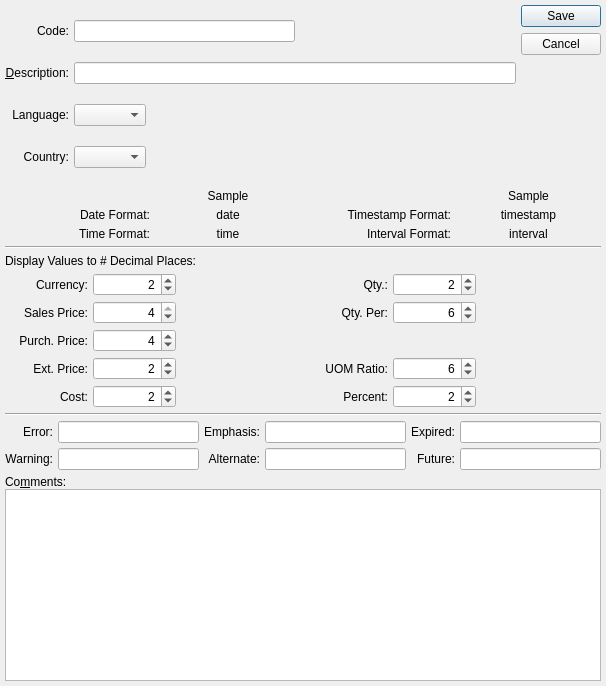
<?xml version="1.0" encoding="UTF-8"?>
<ui version="4.0">
 <comment>This file is part of the xTuple ERP: PostBooks Edition, a free and
open source Enterprise Resource Planning software suite,
Copyright (c) 1999-2011 by OpenMFG LLC, d/b/a xTuple.
It is licensed to you under the Common Public Attribution License
version 1.0, the full text of which (including xTuple-specific Exhibits)
is available at www.xtuple.com/CPAL.  By using this software, you agree
to be bound by its terms.</comment>
 <class>sysLocale</class>
 <widget class="QDialog" name="sysLocale">
  <property name="geometry">
   <rect>
    <x>0</x>
    <y>0</y>
    <width>606</width>
    <height>686</height>
   </rect>
  </property>
  <property name="windowTitle">
   <string>Locale</string>
  </property>
  <layout class="QGridLayout" name="gridLayout">
   <item row="0" column="0">
    <layout class="QGridLayout">
     <item row="0" column="0">
      <widget class="QLabel" name="_codeLit">
       <property name="text">
        <string>Code:</string>
       </property>
       <property name="alignment">
        <set>Qt::AlignRight|Qt::AlignTrailing|Qt::AlignVCenter</set>
       </property>
       <property name="buddy">
        <cstring>_code</cstring>
       </property>
      </widget>
     </item>
     <item row="0" column="1">
      <layout class="QHBoxLayout">
       <property name="spacing">
        <number>0</number>
       </property>
       <item>
        <widget class="XLineEdit" name="_code"/>
       </item>
       <item>
        <spacer>
         <property name="orientation">
          <enum>Qt::Horizontal</enum>
         </property>
         <property name="sizeHint" stdset="0">
          <size>
           <width>20</width>
           <height>20</height>
          </size>
         </property>
        </spacer>
       </item>
      </layout>
     </item>
     <item row="1" column="0">
      <widget class="QLabel" name="_descriptionLit">
       <property name="text">
        <string>&amp;Description:</string>
       </property>
       <property name="alignment">
        <set>Qt::AlignRight|Qt::AlignTrailing|Qt::AlignVCenter</set>
       </property>
       <property name="buddy">
        <cstring>_description</cstring>
       </property>
      </widget>
     </item>
     <item row="1" column="1">
      <widget class="XLineEdit" name="_description"/>
     </item>
     <item row="2" column="0">
      <widget class="QLabel" name="_languageLit">
       <property name="text">
        <string>Language:</string>
       </property>
       <property name="alignment">
        <set>Qt::AlignRight|Qt::AlignTrailing|Qt::AlignVCenter</set>
       </property>
       <property name="buddy">
        <cstring>_language</cstring>
       </property>
      </widget>
     </item>
     <item row="2" column="1">
      <layout class="QHBoxLayout">
       <item>
        <widget class="XComboBox" name="_language">
         <property name="allowNull">
          <bool>true</bool>
         </property>
         <property name="nullStr">
          <string>[ Default ]</string>
         </property>
         <property name="type">
          <enum>XComboBox::LocaleLanguages</enum>
         </property>
        </widget>
       </item>
       <item>
        <spacer>
         <property name="orientation">
          <enum>Qt::Horizontal</enum>
         </property>
         <property name="sizeHint" stdset="0">
          <size>
           <width>40</width>
           <height>20</height>
          </size>
         </property>
        </spacer>
       </item>
      </layout>
     </item>
     <item row="3" column="0">
      <widget class="QLabel" name="label">
       <property name="text">
        <string>Country:</string>
       </property>
       <property name="alignment">
        <set>Qt::AlignRight|Qt::AlignTrailing|Qt::AlignVCenter</set>
       </property>
       <property name="buddy">
        <cstring>_country</cstring>
       </property>
      </widget>
     </item>
     <item row="3" column="1">
      <layout class="QHBoxLayout">
       <item>
        <widget class="XComboBox" name="_country">
         <property name="allowNull">
          <bool>true</bool>
         </property>
         <property name="nullStr">
          <string>[ Any ]</string>
         </property>
         <property name="type">
          <enum>XComboBox::LocaleCountries</enum>
         </property>
        </widget>
       </item>
       <item>
        <spacer>
         <property name="orientation">
          <enum>Qt::Horizontal</enum>
         </property>
         <property name="sizeHint" stdset="0">
          <size>
           <width>40</width>
           <height>20</height>
          </size>
         </property>
        </spacer>
       </item>
      </layout>
     </item>
    </layout>
   </item>
   <item row="0" column="1">
    <widget class="QDialogButtonBox" name="_buttonBox">
     <property name="orientation">
      <enum>Qt::Vertical</enum>
     </property>
     <property name="standardButtons">
      <set>QDialogButtonBox::Cancel|QDialogButtonBox::Save</set>
     </property>
    </widget>
   </item>
   <item row="1" column="0" colspan="2">
    <layout class="QGridLayout">
     <item row="0" column="1">
      <widget class="QLabel" name="_sampleLit">
       <property name="sizePolicy">
        <sizepolicy hsizetype="Preferred" vsizetype="Fixed">
         <horstretch>0</horstretch>
         <verstretch>0</verstretch>
        </sizepolicy>
       </property>
       <property name="minimumSize">
        <size>
         <width>120</width>
         <height>0</height>
        </size>
       </property>
       <property name="text">
        <string>Sample</string>
       </property>
       <property name="alignment">
        <set>Qt::AlignCenter</set>
       </property>
      </widget>
     </item>
     <item row="0" column="4">
      <widget class="QLabel" name="_sampleLit_2">
       <property name="sizePolicy">
        <sizepolicy hsizetype="Preferred" vsizetype="Fixed">
         <horstretch>0</horstretch>
         <verstretch>0</verstretch>
        </sizepolicy>
       </property>
       <property name="minimumSize">
        <size>
         <width>120</width>
         <height>0</height>
        </size>
       </property>
       <property name="text">
        <string>Sample</string>
       </property>
       <property name="alignment">
        <set>Qt::AlignCenter</set>
       </property>
      </widget>
     </item>
     <item row="1" column="0">
      <widget class="QLabel" name="_dateFormatLit">
       <property name="text">
        <string>Date Format:</string>
       </property>
       <property name="alignment">
        <set>Qt::AlignRight|Qt::AlignTrailing|Qt::AlignVCenter</set>
       </property>
      </widget>
     </item>
     <item row="1" column="1">
      <widget class="QLabel" name="_dateSample">
       <property name="minimumSize">
        <size>
         <width>120</width>
         <height>0</height>
        </size>
       </property>
       <property name="text">
        <string>date</string>
       </property>
       <property name="alignment">
        <set>Qt::AlignCenter</set>
       </property>
      </widget>
     </item>
     <item row="1" column="2">
      <widget class="QLabel" name="_timestampFormatLit">
       <property name="text">
        <string>Timestamp Format:</string>
       </property>
       <property name="alignment">
        <set>Qt::AlignRight|Qt::AlignTrailing|Qt::AlignVCenter</set>
       </property>
      </widget>
     </item>
     <item row="2" column="0">
      <widget class="QLabel" name="_timeFormatLit">
       <property name="text">
        <string>Time Format:</string>
       </property>
       <property name="alignment">
        <set>Qt::AlignRight|Qt::AlignTrailing|Qt::AlignVCenter</set>
       </property>
      </widget>
     </item>
     <item row="2" column="1">
      <widget class="QLabel" name="_timeSample">
       <property name="minimumSize">
        <size>
         <width>120</width>
         <height>0</height>
        </size>
       </property>
       <property name="text">
        <string>time</string>
       </property>
       <property name="alignment">
        <set>Qt::AlignCenter</set>
       </property>
      </widget>
     </item>
     <item row="2" column="2">
      <widget class="QLabel" name="_intervalFormatLit">
       <property name="text">
        <string>Interval Format:</string>
       </property>
       <property name="alignment">
        <set>Qt::AlignRight|Qt::AlignTrailing|Qt::AlignVCenter</set>
       </property>
      </widget>
     </item>
     <item row="2" column="4">
      <widget class="QLabel" name="_intervalSample">
       <property name="minimumSize">
        <size>
         <width>120</width>
         <height>0</height>
        </size>
       </property>
       <property name="text">
        <string>interval</string>
       </property>
       <property name="alignment">
        <set>Qt::AlignCenter</set>
       </property>
      </widget>
     </item>
     <item row="1" column="4">
      <widget class="QLabel" name="_timestampSample">
       <property name="text">
        <string>timestamp</string>
       </property>
       <property name="alignment">
        <set>Qt::AlignCenter</set>
       </property>
      </widget>
     </item>
    </layout>
   </item>
   <item row="2" column="0" colspan="2">
    <widget class="Line" name="line">
     <property name="orientation">
      <enum>Qt::Horizontal</enum>
     </property>
    </widget>
   </item>
   <item row="3" column="0" colspan="2">
    <layout class="QGridLayout">
     <item row="1" column="0">
      <widget class="QLabel" name="_currFormatLit">
       <property name="text">
        <string>Currency:</string>
       </property>
       <property name="alignment">
        <set>Qt::AlignRight|Qt::AlignTrailing|Qt::AlignVCenter</set>
       </property>
       <property name="buddy">
        <cstring>_currencyScale</cstring>
       </property>
      </widget>
     </item>
     <item row="1" column="1">
      <widget class="QSpinBox" name="_currencyScale">
       <property name="alignment">
        <set>Qt::AlignRight</set>
       </property>
       <property name="maximum">
        <number>4</number>
       </property>
       <property name="value">
        <number>2</number>
       </property>
      </widget>
     </item>
     <item row="1" column="2">
      <widget class="QLabel" name="_currencySample">
       <property name="minimumSize">
        <size>
         <width>120</width>
         <height>0</height>
        </size>
       </property>
       <property name="text">
        <string/>
       </property>
       <property name="alignment">
        <set>Qt::AlignRight|Qt::AlignTrailing|Qt::AlignVCenter</set>
       </property>
      </widget>
     </item>
     <item row="2" column="0">
      <widget class="QLabel" name="_salesPriceFormatLit">
       <property name="text">
        <string>Sales Price:</string>
       </property>
       <property name="alignment">
        <set>Qt::AlignRight|Qt::AlignTrailing|Qt::AlignVCenter</set>
       </property>
       <property name="buddy">
        <cstring>_salesPriceScale</cstring>
       </property>
      </widget>
     </item>
     <item row="2" column="1">
      <widget class="QSpinBox" name="_salesPriceScale">
       <property name="alignment">
        <set>Qt::AlignRight</set>
       </property>
       <property name="maximum">
        <number>4</number>
       </property>
       <property name="value">
        <number>4</number>
       </property>
      </widget>
     </item>
     <item row="2" column="2">
      <widget class="QLabel" name="_salesPriceSample">
       <property name="minimumSize">
        <size>
         <width>120</width>
         <height>0</height>
        </size>
       </property>
       <property name="text">
        <string/>
       </property>
       <property name="alignment">
        <set>Qt::AlignRight|Qt::AlignTrailing|Qt::AlignVCenter</set>
       </property>
      </widget>
     </item>
     <item row="3" column="0">
      <widget class="QLabel" name="_purchPriceFormatLit">
       <property name="text">
        <string>Purch. Price:</string>
       </property>
       <property name="alignment">
        <set>Qt::AlignRight|Qt::AlignTrailing|Qt::AlignVCenter</set>
       </property>
       <property name="buddy">
        <cstring>_purchPriceScale</cstring>
       </property>
      </widget>
     </item>
     <item row="3" column="1">
      <widget class="QSpinBox" name="_purchPriceScale">
       <property name="alignment">
        <set>Qt::AlignRight</set>
       </property>
       <property name="maximum">
        <number>6</number>
       </property>
       <property name="value">
        <number>4</number>
       </property>
      </widget>
     </item>
     <item row="3" column="2">
      <widget class="QLabel" name="_purchPriceSample">
       <property name="minimumSize">
        <size>
         <width>120</width>
         <height>0</height>
        </size>
       </property>
       <property name="text">
        <string/>
       </property>
       <property name="alignment">
        <set>Qt::AlignRight|Qt::AlignTrailing|Qt::AlignVCenter</set>
       </property>
      </widget>
     </item>
     <item row="4" column="0">
      <widget class="QLabel" name="_extPriceFormatLit">
       <property name="text">
        <string>Ext. Price:</string>
       </property>
       <property name="alignment">
        <set>Qt::AlignRight|Qt::AlignTrailing|Qt::AlignVCenter</set>
       </property>
       <property name="buddy">
        <cstring>_extPriceScale</cstring>
       </property>
      </widget>
     </item>
     <item row="4" column="1">
      <widget class="QSpinBox" name="_extPriceScale">
       <property name="alignment">
        <set>Qt::AlignRight</set>
       </property>
       <property name="maximum">
        <number>4</number>
       </property>
       <property name="value">
        <number>2</number>
       </property>
      </widget>
     </item>
     <item row="4" column="2">
      <widget class="QLabel" name="_extPriceSample">
       <property name="minimumSize">
        <size>
         <width>120</width>
         <height>0</height>
        </size>
       </property>
       <property name="text">
        <string/>
       </property>
       <property name="alignment">
        <set>Qt::AlignRight|Qt::AlignTrailing|Qt::AlignVCenter</set>
       </property>
      </widget>
     </item>
     <item row="5" column="0">
      <widget class="QLabel" name="_costFormatLit">
       <property name="text">
        <string>Cost:</string>
       </property>
       <property name="alignment">
        <set>Qt::AlignRight|Qt::AlignTrailing|Qt::AlignVCenter</set>
       </property>
       <property name="buddy">
        <cstring>_costScale</cstring>
       </property>
      </widget>
     </item>
     <item row="5" column="1">
      <widget class="QSpinBox" name="_costScale">
       <property name="alignment">
        <set>Qt::AlignRight</set>
       </property>
       <property name="maximum">
        <number>6</number>
       </property>
       <property name="value">
        <number>2</number>
       </property>
      </widget>
     </item>
     <item row="5" column="2">
      <widget class="QLabel" name="_costSample">
       <property name="minimumSize">
        <size>
         <width>120</width>
         <height>0</height>
        </size>
       </property>
       <property name="text">
        <string/>
       </property>
       <property name="alignment">
        <set>Qt::AlignRight|Qt::AlignTrailing|Qt::AlignVCenter</set>
       </property>
      </widget>
     </item>
     <item row="1" column="3">
      <widget class="QLabel" name="_qtyFormatLit">
       <property name="text">
        <string>Qty.:</string>
       </property>
       <property name="alignment">
        <set>Qt::AlignRight|Qt::AlignTrailing|Qt::AlignVCenter</set>
       </property>
       <property name="buddy">
        <cstring>_qtyScale</cstring>
       </property>
      </widget>
     </item>
     <item row="1" column="4">
      <widget class="QSpinBox" name="_qtyScale">
       <property name="alignment">
        <set>Qt::AlignRight</set>
       </property>
       <property name="maximum">
        <number>6</number>
       </property>
       <property name="value">
        <number>2</number>
       </property>
      </widget>
     </item>
     <item row="1" column="5">
      <widget class="QLabel" name="_qtySample">
       <property name="minimumSize">
        <size>
         <width>120</width>
         <height>0</height>
        </size>
       </property>
       <property name="text">
        <string/>
       </property>
       <property name="alignment">
        <set>Qt::AlignRight|Qt::AlignTrailing|Qt::AlignVCenter</set>
       </property>
      </widget>
     </item>
     <item row="2" column="3">
      <widget class="QLabel" name="_qtyPerFormatLit">
       <property name="text">
        <string>Qty. Per:</string>
       </property>
       <property name="alignment">
        <set>Qt::AlignRight|Qt::AlignTrailing|Qt::AlignVCenter</set>
       </property>
       <property name="buddy">
        <cstring>_qtyPerScale</cstring>
       </property>
      </widget>
     </item>
     <item row="2" column="4">
      <widget class="QSpinBox" name="_qtyPerScale">
       <property name="alignment">
        <set>Qt::AlignRight</set>
       </property>
       <property name="maximum">
        <number>8</number>
       </property>
       <property name="value">
        <number>6</number>
       </property>
      </widget>
     </item>
     <item row="2" column="5">
      <widget class="QLabel" name="_qtyPerSample">
       <property name="minimumSize">
        <size>
         <width>120</width>
         <height>0</height>
        </size>
       </property>
       <property name="text">
        <string/>
       </property>
       <property name="alignment">
        <set>Qt::AlignRight|Qt::AlignTrailing|Qt::AlignVCenter</set>
       </property>
      </widget>
     </item>
     <item row="4" column="3">
      <widget class="QLabel" name="_uomRatioLit">
       <property name="text">
        <string>UOM Ratio:</string>
       </property>
       <property name="alignment">
        <set>Qt::AlignRight|Qt::AlignTrailing|Qt::AlignVCenter</set>
       </property>
       <property name="buddy">
        <cstring>_uomRatioScale</cstring>
       </property>
      </widget>
     </item>
     <item row="4" column="4">
      <widget class="QSpinBox" name="_uomRatioScale">
       <property name="alignment">
        <set>Qt::AlignRight</set>
       </property>
       <property name="maximum">
        <number>8</number>
       </property>
       <property name="value">
        <number>6</number>
       </property>
      </widget>
     </item>
     <item row="4" column="5">
      <widget class="QLabel" name="_uomRatioSample">
       <property name="minimumSize">
        <size>
         <width>120</width>
         <height>0</height>
        </size>
       </property>
       <property name="text">
        <string/>
       </property>
       <property name="alignment">
        <set>Qt::AlignRight|Qt::AlignTrailing|Qt::AlignVCenter</set>
       </property>
      </widget>
     </item>
     <item row="0" column="0" colspan="6">
      <widget class="QLabel" name="label_2">
       <property name="text">
        <string>Display Values to # Decimal Places:</string>
       </property>
      </widget>
     </item>
     <item row="5" column="4">
      <widget class="QSpinBox" name="_percentScale">
       <property name="alignment">
        <set>Qt::AlignRight|Qt::AlignTrailing|Qt::AlignVCenter</set>
       </property>
       <property name="maximum">
        <number>4</number>
       </property>
       <property name="value">
        <number>2</number>
       </property>
      </widget>
     </item>
     <item row="5" column="3">
      <widget class="QLabel" name="_percentScaleLit">
       <property name="text">
        <string>Percent:</string>
       </property>
       <property name="alignment">
        <set>Qt::AlignRight|Qt::AlignTrailing|Qt::AlignVCenter</set>
       </property>
      </widget>
     </item>
     <item row="5" column="5">
      <widget class="QLabel" name="_percentSample">
       <property name="text">
        <string/>
       </property>
       <property name="alignment">
        <set>Qt::AlignRight|Qt::AlignTrailing|Qt::AlignVCenter</set>
       </property>
      </widget>
     </item>
    </layout>
   </item>
   <item row="4" column="0" colspan="2">
    <widget class="Line" name="line_3">
     <property name="orientation">
      <enum>Qt::Horizontal</enum>
     </property>
    </widget>
   </item>
   <item row="5" column="0" colspan="2">
    <layout class="QGridLayout">
     <item row="0" column="0">
      <widget class="QLabel" name="_errorLit">
       <property name="text">
        <string>Error:</string>
       </property>
       <property name="alignment">
        <set>Qt::AlignRight|Qt::AlignTrailing|Qt::AlignVCenter</set>
       </property>
       <property name="buddy">
        <cstring>_error</cstring>
       </property>
      </widget>
     </item>
     <item row="1" column="0">
      <widget class="QLabel" name="_warningLit">
       <property name="text">
        <string>Warning:</string>
       </property>
       <property name="alignment">
        <set>Qt::AlignRight|Qt::AlignTrailing|Qt::AlignVCenter</set>
       </property>
       <property name="buddy">
        <cstring>_warning</cstring>
       </property>
      </widget>
     </item>
     <item row="0" column="1">
      <widget class="QLineEdit" name="_error"/>
     </item>
     <item row="1" column="1">
      <widget class="QLineEdit" name="_warning"/>
     </item>
     <item row="0" column="2">
      <widget class="QLabel" name="_emphasisLit">
       <property name="text">
        <string>Emphasis:</string>
       </property>
       <property name="alignment">
        <set>Qt::AlignRight|Qt::AlignTrailing|Qt::AlignVCenter</set>
       </property>
       <property name="buddy">
        <cstring>_emphasis</cstring>
       </property>
      </widget>
     </item>
     <item row="1" column="2">
      <widget class="QLabel" name="_alternateLit">
       <property name="text">
        <string>Alternate:</string>
       </property>
       <property name="alignment">
        <set>Qt::AlignRight|Qt::AlignTrailing|Qt::AlignVCenter</set>
       </property>
       <property name="buddy">
        <cstring>_alternate</cstring>
       </property>
      </widget>
     </item>
     <item row="0" column="3">
      <widget class="QLineEdit" name="_emphasis"/>
     </item>
     <item row="1" column="3">
      <widget class="QLineEdit" name="_alternate"/>
     </item>
     <item row="0" column="4">
      <widget class="QLabel" name="_expiredLit">
       <property name="text">
        <string>Expired:</string>
       </property>
       <property name="alignment">
        <set>Qt::AlignRight|Qt::AlignTrailing|Qt::AlignVCenter</set>
       </property>
       <property name="buddy">
        <cstring>_expired</cstring>
       </property>
      </widget>
     </item>
     <item row="1" column="4">
      <widget class="QLabel" name="_futureLit">
       <property name="text">
        <string>Future:</string>
       </property>
       <property name="alignment">
        <set>Qt::AlignRight|Qt::AlignTrailing|Qt::AlignVCenter</set>
       </property>
       <property name="buddy">
        <cstring>_future</cstring>
       </property>
      </widget>
     </item>
     <item row="0" column="5">
      <widget class="QLineEdit" name="_expired"/>
     </item>
     <item row="1" column="5">
      <widget class="QLineEdit" name="_future"/>
     </item>
    </layout>
   </item>
   <item row="6" column="0" colspan="2">
    <layout class="QVBoxLayout">
     <property name="spacing">
      <number>0</number>
     </property>
     <item>
      <widget class="QLabel" name="_commentsLit">
       <property name="sizePolicy">
        <sizepolicy hsizetype="Expanding" vsizetype="Minimum">
         <horstretch>0</horstretch>
         <verstretch>0</verstretch>
        </sizepolicy>
       </property>
       <property name="text">
        <string>Co&amp;mments:</string>
       </property>
       <property name="buddy">
        <cstring>_comments</cstring>
       </property>
      </widget>
     </item>
     <item>
      <widget class="XTextEdit" name="_comments"/>
     </item>
    </layout>
   </item>
  </layout>
 </widget>
 <layoutdefault spacing="5" margin="5"/>
 <pixmapfunction>qPixmapFromMimeSource</pixmapfunction>
 <customwidgets>
  <customwidget>
   <class>XComboBox</class>
   <extends>QComboBox</extends>
   <header>xcombobox.h</header>
  </customwidget>
  <customwidget>
   <class>XLineEdit</class>
   <extends>QLineEdit</extends>
   <header>xlineedit.h</header>
   <container>1</container>
  </customwidget>
  <customwidget>
   <class>XTextEdit</class>
   <extends>QTextEdit</extends>
   <header>xtextedit.h</header>
  </customwidget>
 </customwidgets>
 <tabstops>
  <tabstop>_code</tabstop>
  <tabstop>_description</tabstop>
  <tabstop>_currencyScale</tabstop>
  <tabstop>_salesPriceScale</tabstop>
  <tabstop>_purchPriceScale</tabstop>
  <tabstop>_extPriceScale</tabstop>
  <tabstop>_costScale</tabstop>
  <tabstop>_qtyScale</tabstop>
  <tabstop>_qtyPerScale</tabstop>
  <tabstop>_uomRatioScale</tabstop>
  <tabstop>_error</tabstop>
  <tabstop>_warning</tabstop>
  <tabstop>_emphasis</tabstop>
  <tabstop>_alternate</tabstop>
  <tabstop>_expired</tabstop>
  <tabstop>_future</tabstop>
  <tabstop>_comments</tabstop>
 </tabstops>
 <includes>
  <include location="global">parameter.h</include>
 </includes>
 <resources/>
 <connections>
  <connection>
   <sender>_buttonBox</sender>
   <signal>rejected()</signal>
   <receiver>sysLocale</receiver>
   <slot>reject()</slot>
   <hints>
    <hint type="sourcelabel">
     <x>559</x>
     <y>78</y>
    </hint>
    <hint type="destinationlabel">
     <x>302</x>
     <y>342</y>
    </hint>
   </hints>
  </connection>
 </connections>
</ui>
